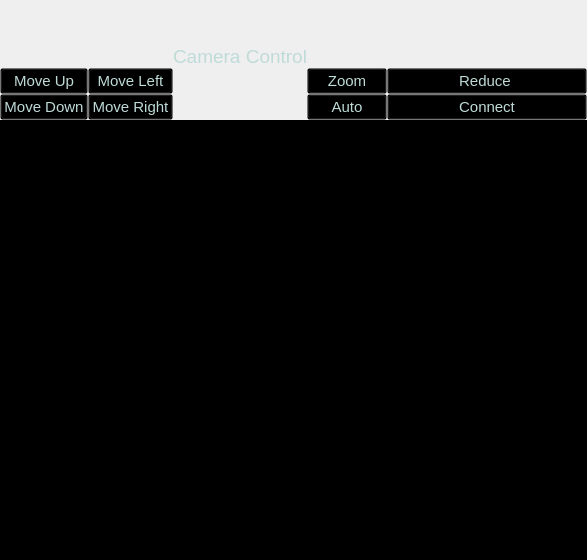
            <widget class="QWidget" name="page_4">
             <layout class="QGridLayout" name="gridLayout_4">
              <property name="leftMargin">
               <number>0</number>
              </property>
              <property name="topMargin">
               <number>0</number>
              </property>
              <property name="rightMargin">
               <number>0</number>
              </property>
              <property name="bottomMargin">
               <number>0</number>
              </property>
              <property name="horizontalSpacing">
               <number>0</number>
              </property>
              <item row="0" column="0">
               <widget class="QWidget" name="widget_3" native="true">
                <layout class="QGridLayout" name="gridLayout_9">
                 <property name="leftMargin">
                  <number>0</number>
                 </property>
                 <property name="topMargin">
                  <number>0</number>
                 </property>
                 <property name="rightMargin">
                  <number>0</number>
                 </property>
                 <property name="bottomMargin">
                  <number>0</number>
                 </property>
                 <property name="spacing">
                  <number>0</number>
                 </property>
                 <item row="0" column="0">
                  <widget class="QWidget" name="widget_5" native="true">
                   <layout class="QGridLayout" name="gridLayout_11">
                    <property name="leftMargin">
                     <number>0</number>
                    </property>
                    <property name="topMargin">
                     <number>0</number>
                    </property>
                    <property name="rightMargin">
                     <number>0</number>
                    </property>
                    <property name="bottomMargin">
                     <number>0</number>
                    </property>
                    <property name="spacing">
                     <number>0</number>
                    </property>
                    <item row="1" column="0">
                     <widget class="QWidget" name="widget_15" native="true">
                      <layout class="QHBoxLayout" name="horizontalLayout_8">
                       <property name="sizeConstraint">
                        <enum>QLayout::SetNoConstraint</enum>
                       </property>
                       <property name="leftMargin">
                        <number>0</number>
                       </property>
                       <property name="topMargin">
                        <number>0</number>
                       </property>
                       <property name="rightMargin">
                        <number>0</number>
                       </property>
                       <property name="bottomMargin">
                        <number>0</number>
                       </property>
                       <item>
                        <widget class="QLabel" name="cameraLabel">
                         <property name="minimumSize">
                          <size>
                           <width>0</width>
                           <height>440</height>
                          </size>
                         </property>
                         <property name="styleSheet">
                          <string notr="true">background-color: rgb(0, 0, 0);</string>
                         </property>
                         <property name="frameShape">
                          <enum>QFrame::Box</enum>
                         </property>
                         <property name="text">
                          <string/>
                         </property>
                         <property name="textFormat">
                          <enum>Qt::PlainText</enum>
                         </property>
                         <property name="pixmap">
                          <pixmap resource="../static/resources.qrc">:/whiteIcons/icons-white/camera-off (2).svg</pixmap>
                         </property>
                         <property name="alignment">
                          <set>Qt::AlignCenter</set>
                         </property>
                        </widget>
                       </item>
                      </layout>
                     </widget>
                    </item>
                    <item row="0" column="0">
                     <widget class="QWidget" name="widget_10" native="true">
                      <property name="minimumSize">
                       <size>
                        <width>0</width>
                        <height>120</height>
                       </size>
                      </property>
                      <property name="maximumSize">
                       <size>
                        <width>16777215</width>
                        <height>120</height>
                       </size>
                      </property>
                      <property name="font">
                       <font>
                        <pointsize>11</pointsize>
                       </font>
                      </property>
                      <property name="styleSheet">
                       <string notr="true">background-color: transparent;
color: rgb(255, 255, 255);</string>
                      </property>
                      <layout class="QGridLayout" name="gridLayout_8">
                       <property name="leftMargin">
                        <number>0</number>
                       </property>
                       <property name="topMargin">
                        <number>0</number>
                       </property>
                       <property name="rightMargin">
                        <number>0</number>
                       </property>
                       <property name="bottomMargin">
                        <number>0</number>
                       </property>
                       <property name="spacing">
                        <number>0</number>
                       </property>
                       <item row="2" column="0">
                        <widget class="QPushButton" name="buttonUp">
                         <property name="font">
                          <font>
                           <pointsize>11</pointsize>
                          </font>
                         </property>
                         <property name="cursor">
                          <cursorShape>PointingHandCursor</cursorShape>
                         </property>
                         <property name="styleSheet">
                          <string notr="true">color:#bfdbd7;</string>
                         </property>
                         <property name="text">
                          <string>Move Up</string>
                         </property>
                         <property name="icon">
                          <iconset resource="../static/resources.qrc">
                           <normaloff>:/whiteIcons/icons-white/arrow-up.svg</normaloff>:/whiteIcons/icons-white/arrow-up.svg</iconset>
                         </property>
                         <property name="iconSize">
                          <size>
                           <width>32</width>
                           <height>32</height>
                          </size>
                         </property>
                         <property name="checkable">
                          <bool>true</bool>
                         </property>
                         <property name="checked">
                          <bool>true</bool>
                         </property>
                        </widget>
                       </item>
                       <item row="1" column="8">
                        <spacer name="horizontalSpacer_3">
                         <property name="orientation">
                          <enum>Qt::Horizontal</enum>
                         </property>
                         <property name="sizeType">
                          <enum>QSizePolicy::Fixed</enum>
                         </property>
                         <property name="sizeHint" stdset="0">
                          <size>
                           <width>200</width>
                           <height>20</height>
                          </size>
                         </property>
                        </spacer>
                       </item>
                       <item row="3" column="8">
                        <widget class="QPushButton" name="pushButton_16">
                         <property name="font">
                          <font>
                           <pointsize>11</pointsize>
                          </font>
                         </property>
                         <property name="cursor">
                          <cursorShape>PointingHandCursor</cursorShape>
                         </property>
                         <property name="styleSheet">
                          <string notr="true">color:#bfdbd7;	background-color: transparent;</string>
                         </property>
                         <property name="text">
                          <string>Connect</string>
                         </property>
                         <property name="icon">
                          <iconset resource="../static/resources.qrc">
                           <normaloff>:/whiteIcons/icons-white/move_corpus.svg</normaloff>:/whiteIcons/icons-white/move_corpus.svg</iconset>
                         </property>
                         <property name="iconSize">
                          <size>
                           <width>24</width>
                           <height>24</height>
                          </size>
                         </property>
                         <property name="autoExclusive">
                          <bool>false</bool>
                         </property>
                         <property name="autoDefault">
                          <bool>false</bool>
                         </property>
                        </widget>
                       </item>
                       <item row="2" column="8">
                        <widget class="QPushButton" name="buttonZoomOut">
                         <property name="font">
                          <font>
                           <pointsize>11</pointsize>
                          </font>
                         </property>
                         <property name="cursor">
                          <cursorShape>PointingHandCursor</cursorShape>
                         </property>
                         <property name="styleSheet">
                          <string notr="true">color:#bfdbd7;</string>
                         </property>
                         <property name="text">
                          <string>Reduce </string>
                         </property>
                         <property name="icon">
                          <iconset resource="../static/resources.qrc">
                           <normaloff>:/whiteIcons/icons-white/zoom-out.svg</normaloff>:/whiteIcons/icons-white/zoom-out.svg</iconset>
                         </property>
                         <property name="iconSize">
                          <size>
                           <width>32</width>
                           <height>32</height>
                          </size>
                         </property>
                        </widget>
                       </item>
                       <item row="1" column="0" colspan="2">
                        <spacer name="horizontalSpacer">
                         <property name="orientation">
                          <enum>Qt::Horizontal</enum>
                         </property>
                         <property name="sizeType">
                          <enum>QSizePolicy::Fixed</enum>
                         </property>
                         <property name="sizeHint" stdset="0">
                          <size>
                           <width>40</width>
                           <height>20</height>
                          </size>
                         </property>
                        </spacer>
                       </item>
                       <item row="3" column="1">
                        <widget class="QPushButton" name="buttonRight">
                         <property name="font">
                          <font>
                           <pointsize>11</pointsize>
                          </font>
                         </property>
                         <property name="cursor">
                          <cursorShape>PointingHandCursor</cursorShape>
                         </property>
                         <property name="styleSheet">
                          <string notr="true">color:#bfdbd7;</string>
                         </property>
                         <property name="text">
                          <string>Move Right</string>
                         </property>
                         <property name="icon">
                          <iconset resource="../static/resources.qrc">
                           <normaloff>:/whiteIcons/icons-white/arrow-right.svg</normaloff>:/whiteIcons/icons-white/arrow-right.svg</iconset>
                         </property>
                         <property name="iconSize">
                          <size>
                           <width>32</width>
                           <height>32</height>
                          </size>
                         </property>
                         <property name="checkable">
                          <bool>true</bool>
                         </property>
                         <property name="checked">
                          <bool>true</bool>
                         </property>
                        </widget>
                       </item>
                       <item row="3" column="0">
                        <widget class="QPushButton" name="buttonLeft">
                         <property name="font">
                          <font>
                           <pointsize>11</pointsize>
                          </font>
                         </property>
                         <property name="cursor">
                          <cursorShape>PointingHandCursor</cursorShape>
                         </property>
                         <property name="styleSheet">
                          <string notr="true">color:#bfdbd7;</string>
                         </property>
                         <property name="text">
                          <string>Move Down</string>
                         </property>
                         <property name="icon">
                          <iconset resource="../static/resources.qrc">
                           <normaloff>:/whiteIcons/icons-white/arrow-left (1).svg</normaloff>:/whiteIcons/icons-white/arrow-left (1).svg</iconset>
                         </property>
                         <property name="iconSize">
                          <size>
                           <width>32</width>
                           <height>32</height>
                          </size>
                         </property>
                         <property name="checkable">
                          <bool>true</bool>
                         </property>
                         <property name="checked">
                          <bool>true</bool>
                         </property>
                        </widget>
                       </item>
                       <item row="2" column="7">
                        <widget class="QPushButton" name="buttonZoomIn">
                         <property name="font">
                          <font>
                           <pointsize>11</pointsize>
                          </font>
                         </property>
                         <property name="cursor">
                          <cursorShape>PointingHandCursor</cursorShape>
                         </property>
                         <property name="styleSheet">
                          <string notr="true">color:#bfdbd7;</string>
                         </property>
                         <property name="text">
                          <string>Zoom</string>
                         </property>
                         <property name="icon">
                          <iconset resource="../static/resources.qrc">
                           <normaloff>:/whiteIcons/icons-white/zoom-in.svg</normaloff>:/whiteIcons/icons-white/zoom-in.svg</iconset>
                         </property>
                         <property name="iconSize">
                          <size>
                           <width>32</width>
                           <height>32</height>
                          </size>
                         </property>
                        </widget>
                       </item>
                       <item row="1" column="2">
                        <widget class="QLabel" name="label_7">
                         <property name="font">
                          <font>
                           <pointsize>14</pointsize>
                          </font>
                         </property>
                         <property name="styleSheet">
                          <string notr="true">color:#bfdbd7;</string>
                         </property>
                         <property name="text">
                          <string>Camera Control</string>
                         </property>
                        </widget>
                       </item>
                       <item row="2" column="1">
                        <widget class="QPushButton" name="buttonDown">
                         <property name="font">
                          <font>
                           <pointsize>11</pointsize>
                          </font>
                         </property>
                         <property name="cursor">
                          <cursorShape>PointingHandCursor</cursorShape>
                         </property>
                         <property name="styleSheet">
                          <string notr="true">color:#bfdbd7;</string>
                         </property>
                         <property name="text">
                          <string>Move Left</string>
                         </property>
                         <property name="icon">
                          <iconset resource="../static/resources.qrc">
                           <normaloff>:/whiteIcons/icons-white/arrow-down (1).svg</normaloff>:/whiteIcons/icons-white/arrow-down (1).svg</iconset>
                         </property>
                         <property name="iconSize">
                          <size>
                           <width>32</width>
                           <height>32</height>
                          </size>
                         </property>
                         <property name="checkable">
                          <bool>true</bool>
                         </property>
                         <property name="checked">
                          <bool>true</bool>
                         </property>
                        </widget>
                       </item>
                       <item row="0" column="2">
                        <spacer name="verticalSpacer_7">
                         <property name="orientation">
                          <enum>Qt::Vertical</enum>
                         </property>
                         <property name="sizeHint" stdset="0">
                          <size>
                           <width>20</width>
                           <height>40</height>
                          </size>
                         </property>
                        </spacer>
                       </item>
                       <item row="3" column="7">
                        <widget class="QPushButton" name="buttonAuto">
                         <property name="font">
                          <font>
                           <pointsize>11</pointsize>
                          </font>
                         </property>
                         <property name="cursor">
                          <cursorShape>PointingHandCursor</cursorShape>
                         </property>
                         <property name="mouseTracking">
                          <bool>false</bool>
                         </property>
                         <property name="styleSheet">
                          <string notr="true">color:#bfdbd7;</string>
                         </property>
                         <property name="text">
                          <string>Auto</string>
                         </property>
                         <property name="icon">
                          <iconset resource="../static/resources.qrc">
                           <normaloff>:/img/icons-white/Group.svg</normaloff>
                           <normalon>:/green_icons/icons-green/auto.svg</normalon>
                           <activeoff>:/img/icons-white/Group.svg</activeoff>
                           <selectedoff>:/img/icons-white/Group.svg</selectedoff>
                           <selectedon>:/img/icons-white/Group.svg</selectedon>:/img/icons-white/Group.svg</iconset>
                         </property>
                         <property name="iconSize">
                          <size>
                           <width>32</width>
                           <height>32</height>
                          </size>
                         </property>
                         <property name="checkable">
                          <bool>true</bool>
                         </property>
                         <property name="checked">
                          <bool>false</bool>
                         </property>
                         <property name="autoRepeat">
                          <bool>true</bool>
                         </property>
                        </widget>
                       </item>
                      </layout>
                     </widget>
                    </item>
                   </layout>
                  </widget>
                 </item>
                </layout>
               </widget>
              </item>
             </layout>
            </widget>
